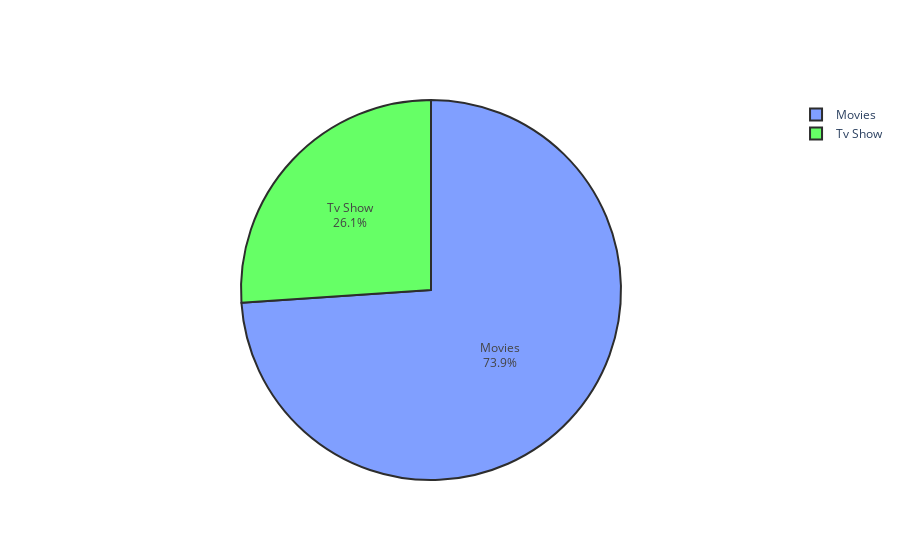

The code cell stored with this chart in its notebook:
### Code cell
movies_count = data[data.type == "Movie"]
tvshows_count = data[data["type"] == "TV Show"]

colors = ["#809fff", "#66ff66"]
trace = go.Pie(labels=["Movies", "Tv Show"], 
               values=[movies_count.type.count(), tvshows_count.type.count()],
               hoverinfo="label+percent", textinfo="label+percent", marker=dict(colors=colors,
                line=dict(color="#2d2d2d", width=2)))

fig = go.Figure(data=[trace])
iplot(fig)

### Figure 1 — Plotly figure (JSON) as saved in the notebook; plotly's stock layout.template omitted (floating-point values rounded to 4 significant figures)
{"data": [{"hoverinfo": "label+percent", "labels": ["Movies", "Tv Show"], "marker": {"colors": ["#809fff", "#66ff66"], "line": {"color": "#2d2d2d", "width": 2}}, "textinfo": "label+percent", "type": "pie", "values": [757, 267]}], "layout": {}}
